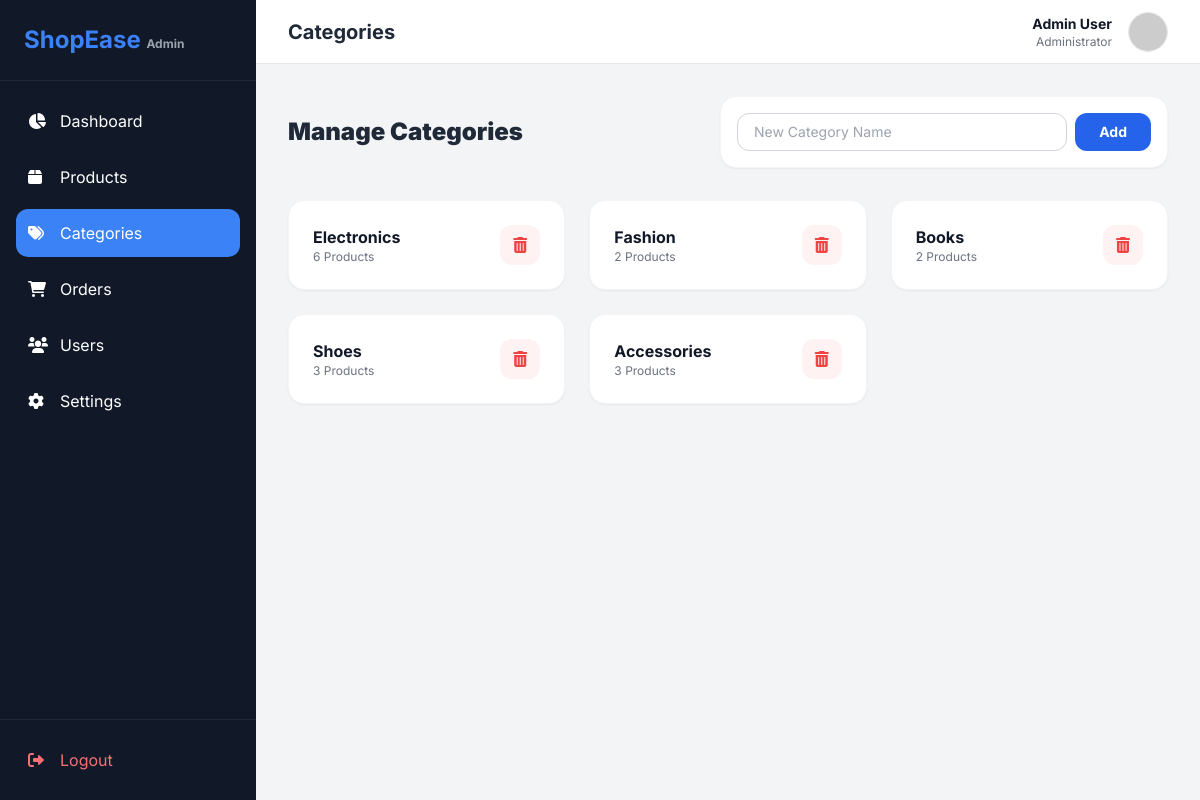
Screenshot of /admin/categories.php (signed in) with the database file from the repository.
### tables this page shows
CREATE TABLE IF NOT EXISTS categories (
    id INT AUTO_INCREMENT PRIMARY KEY,
    name VARCHAR(255) NOT NULL
);

### admin/categories.php (the view, shortened to what this page needs)
<?php
include 'includes/header.php';
$categories = $pdo->query("SELECT * FROM categories")->fetchAll();
?>
<div class="flex justify-between items-center mb-8">
    <h2 class="text-2xl font-black text-gray-800">Manage Categories</h2>
    <div class="bg-white p-4 rounded-2xl shadow-sm border border-gray-100 w-full max-w-md">
        <form action="categories.php" method="POST" class="flex space-x-2">
            <input type="text" name="name" required placeholder="New Category Name" class="flex-1 px-4 py-2 rounded-xl border border-gray-300 focus:ring-blue-500 focus:border-blue-500 text-sm">
            <button type="submit" class="bg-blue-600 hover:bg-blue-700 text-white font-bold py-2 px-6 rounded-xl transition text-sm">Add</button>
        </form>
    </div>
</div>
<div class="grid grid-cols-1 md:grid-cols-2 lg:grid-cols-3 gap-6">
    <?php foreach($categories as $cat): ?>
    <div class="bg-white p-6 rounded-2xl shadow-sm border border-gray-100 flex justify-between items-center hover:shadow-md transition">
        <div>
            <p class="font-bold text-gray-900"><?php echo $cat['name']; ?></p>
            <?php
            $count = $pdo->prepare("SELECT COUNT(*) FROM products WHERE category_id = ?");
            $count->execute([$cat['id']]);
            $num = $count->fetchColumn();
            ?>
            <p class="text-xs text-gray-500"><?php echo $num; ?> Products</p>
        </div>
        <div class="flex space-x-2">
            <a href="categories.php?delete=<?php echo $cat['id']; ?>" onclick="return confirm('Are you sure? This may affect products in this category.')" class="w-10 h-10 rounded-xl bg-red-50 text-red-500 flex items-center justify-center hover:bg-red-500 hover:text-white transition">
                <i class="fas fa-trash-alt"></i>
            </a>
        </div>
    </div>
    <?php endforeach; ?>
</div>
<?php include 'includes/footer.php'; ?>

### admin/includes/header.php (style rules this page uses)
body { font-family: 'Inter', sans-serif; }

### rows the page displays
categories: name "Electronics", num "6"
categories: name "Fashion", num "2"
categories: name "Books", num "2"
categories: name "Shoes", num "3"
categories: name "Accessories", num "3"

### other values shown
$_SESSION['user_name'] "Admin User"
